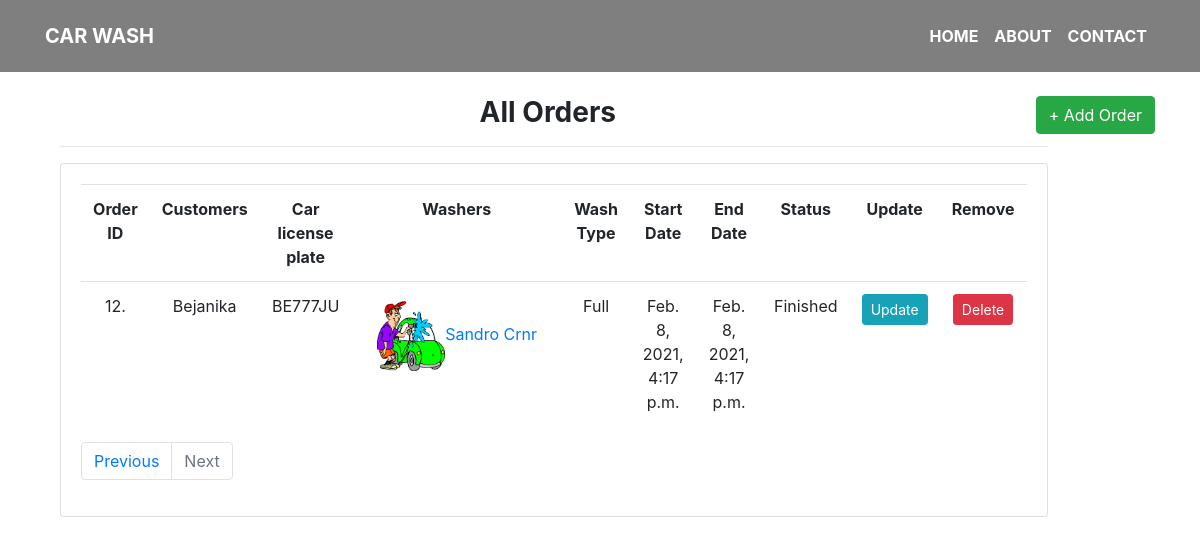
Page /order_list/?page=3 on the earlier database version.
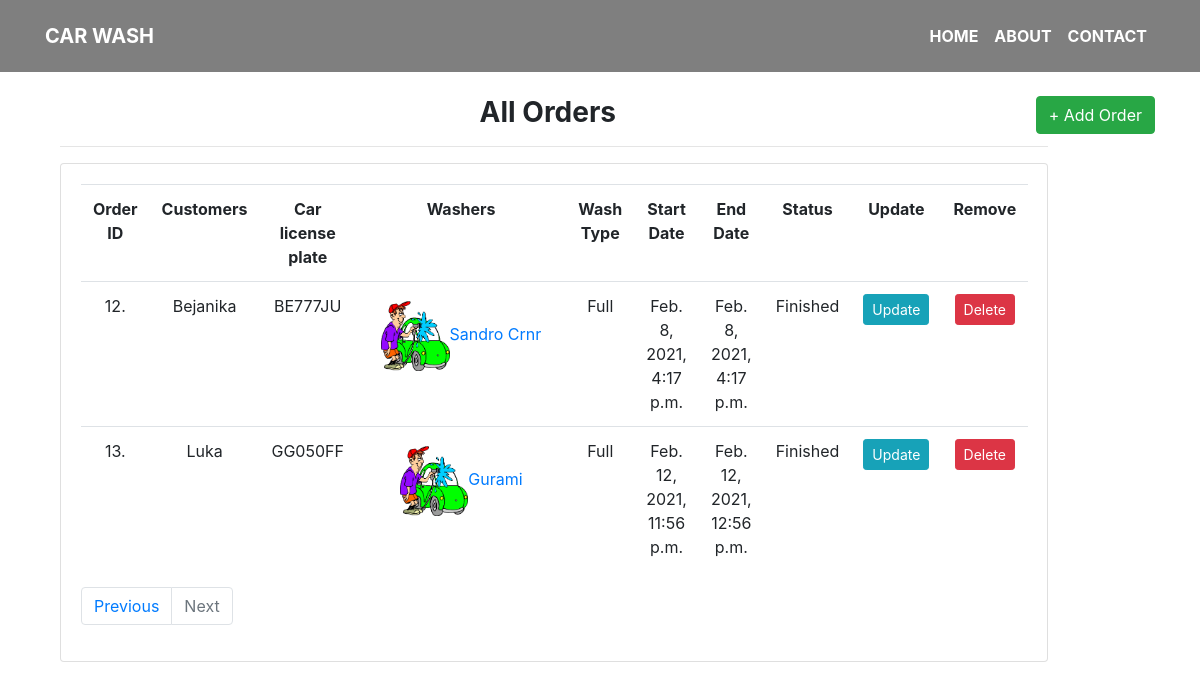
Same page on the later database version.
### car_wash/models.py (models this page shows, shortened)
class Order(models.Model):
    car = models.ForeignKey(Car, on_delete=models.PROTECT, related_name='orders', default=None)
    washer = models.ForeignKey(CarWasher, on_delete=models.CASCADE, related_name='orders')
    customer = models.ForeignKey(Customer, on_delete=models.SET_NULL, null=True, related_name='orders')
    wash_type = models.ForeignKey(WashType, on_delete=models.PROTECT, related_name='orders', default=None)
    order_price = models.DecimalField(max_digits=4, decimal_places=2, verbose_name=_("Price"), default=None, blank=True)
    created_date = models.DateTimeField(auto_now=True, verbose_name=_("Created Date"))
    order_start_date = models.DateTimeField(verbose_name=_("Start time"))
    order_end_date = models.DateTimeField(verbose_name=_("End time"))
    status = models.CharField(max_length=200, default=None)

class Customer(models.Model):
    name = models.CharField(max_length=200)
    def __str__(self):
        return self.name

class Car(models.Model):
    car_type = models.ForeignKey(CarType, on_delete=models.SET_NULL, null=True)
    license_plate = models.CharField(max_length=30, null=False)
    def __str__(self):
        return f"{self.license_plate}"

class CarWasher(models.Model):
    name = models.CharField(max_length=200)
    def __str__(self):
        return self.name

class WashType(models.Model):
    name = models.CharField(max_length=50, verbose_name=_("Name of wash type"))
    percentage = models.IntegerField(verbose_name=_("Base price percentage"), default=100)
    def __str__(self):
        return self.name

### car_wash/views.py (the view)
# urls.py: path('order_list/', name='order_list', view=order_list),
def order_list(request):
    orders = Order.objects.all()
    p = Paginator(orders, 3)
    page_num = request.GET.get('page', 1)
    try:
        page = p.page(page_num)
    except EmptyPage:
        page = p.page(1)
    if page.has_next():
        next_url = f'?page={page.next_page_number()}'
    else:
        next_url = ''
    if page.has_previous():
        prev_url = f'?page={page.previous_page_number()}'
    else:
        prev_url = ''
    return render(request, 'order_list.html',
                  {
                      'orders': page,
                      'next_page_url': next_url,
                      'prev_page_url': prev_url
                  })

### car_wash/templates/order_list.html (shortened to what this page needs)
{% extends 'base.html' %}
{% block body %}
{% load static %}
    <br>
    <br>
    <br>
    <br>
<a style='display:inline' class="btn btn-success float-right" href="{% url 'car_wash:create_order' %}" >+ Add Order</a>
<div class="col-md-11">
		<h3><strong>All Orders</strong></h3>
		<hr>
		<div class="card card-body">
            <table class="table">
				<tr>
                    <th>Order ID</th>
					<th>Customers</th>
					<th>Car license plate</th>
					<th>Washers</th>
					<th>Wash Type</th>
                    <th>Start Date</th>
					<th>End Date</th>
					<th>Status</th>
                    <th>Update</th>
					<th>Remove</th>
				</tr>
				{% for order in orders %}
					<tr>
                        <td>{{ order.pk }}.</td>
						<td>{{ order.customer }}</td>
						<td>{{ order.car }}</td>
						<td><a href="{% url 'car_wash:washer-detail' order.washer.id %}" class="btn"><img src="{% static 'images/washer.png' %}" height="70">{{ order.washer }}</a></td>
						<td>{{ order.wash_type }}</td>
						<td>{{ order.order_start_date }}</td>
						<td>{{ order.order_end_date }}</td>
						<td>{{ order.status }}</td>
                        <td><a class="btn btn-sm btn-info" href="{% url 'car_wash:update_order' order.id %}" >Update</a></td>
						<td><a class="btn btn-sm btn-danger" href="{% url 'car_wash:delete_order' order.id %}" >Delete</a></td>
					</tr>
				{% endfor %}
			</table>
            <nav aria-label="...">
          <ul class="pagination">
            <li class="page-item {% if not prev_page_url %} disabled {% endif %}">
                <a class="page-link" href="{{ prev_page_url }}" tabindex="-1">Previous</a>
            </li>
                <li class="page-item {% if not next_page_url %} disabled {% endif %}">
                    <a class="page-link" href="{{ next_page_url }}">Next</a>
                </li>
          </ul>
        </nav>
		</div>
	</div>
{% endblock body %}

### car_wash/templates/base.html (shortened to what this page needs)
{% load static %}
<!DOCTYPE html>
<html lang="en">
    <head>
        <link rel="stylesheet" href="https://maxcdn.bootstrapcdn.com/bootstrap/4.0.0/css/bootstrap.min.css" />
        <link rel="stylesheet" type="text/css" href="{% static '/css/main.css' %}" />
         <nav class="navbar navbar-expand-lg fixed-top py-3">
        <div class="container"><a href="{% url 'car_wash:home' %}" class="navbar-brand text-uppercase font-weight-bold">Car Wash</a>
            <div id="navbarSupportedContent" class="collapse navbar-collapse">
                <ul class="navbar-nav ml-auto">
                    <li class="nav-item active"><a href="{% url 'car_wash:home' %}" class="nav-link text-uppercase font-weight-bold">Home</a></li>
                    <li class="nav-item"><a href="{% url 'car_wash:about' %}" class="nav-link text-uppercase font-weight-bold">About</a></li>
                    <li class="nav-item"><a href="{% url 'car_wash:contact' %}" class="nav-link text-uppercase font-weight-bold">Contact</a></li>
                </ul>
            </div>
        </div>
    </nav>
    </head>
    <body>
        <div class="container">
            {% block body %} {% endblock body %}
        </div>
    </body>
</html>

### static/css/main.css (style rules this page uses)
div { text-align: center; }
.navbar-nav { flex-direction: row; }
.nav-link { padding-right: .5rem !important; padding-left: .5rem !important; }
body { background-image: url('/static/images/background.jpg'); background-repeat: no-repeat; background-size: 1500px 750px; }
.navbar { background: rgba(0,0,0,0.5); }
.navbar { transition: all 0.4s; }
.navbar .nav-link { color: #fff; }
.navbar .navbar-brand { color: #fff; }

Differences in the rows shown:
added Order: pk "13", customer "Luka", car "GG050FF", washer "Gurami", wash_type "Full", order_start_date "Feb. 12, 2021, 11:56 p.m.", order_end_date "Feb. 12, 2021, 12:56 p.m.", status "Finished"
